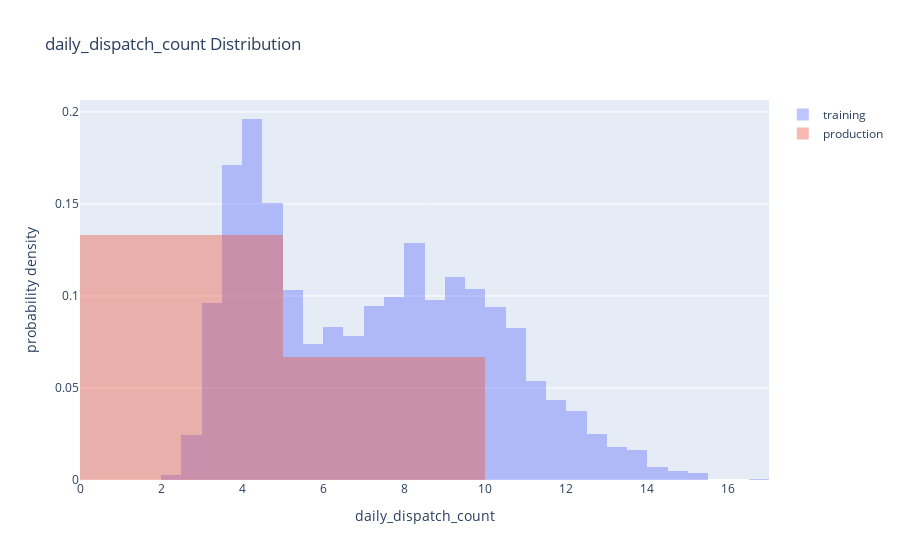
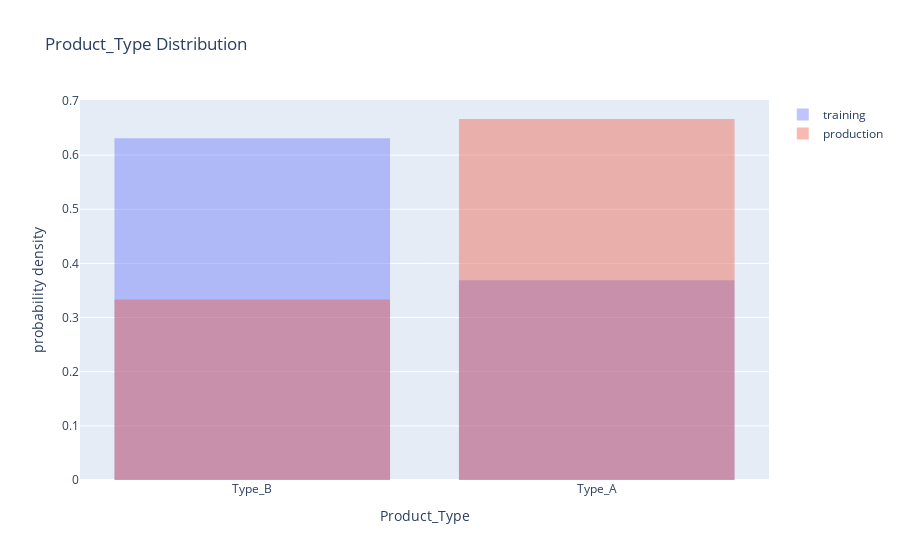
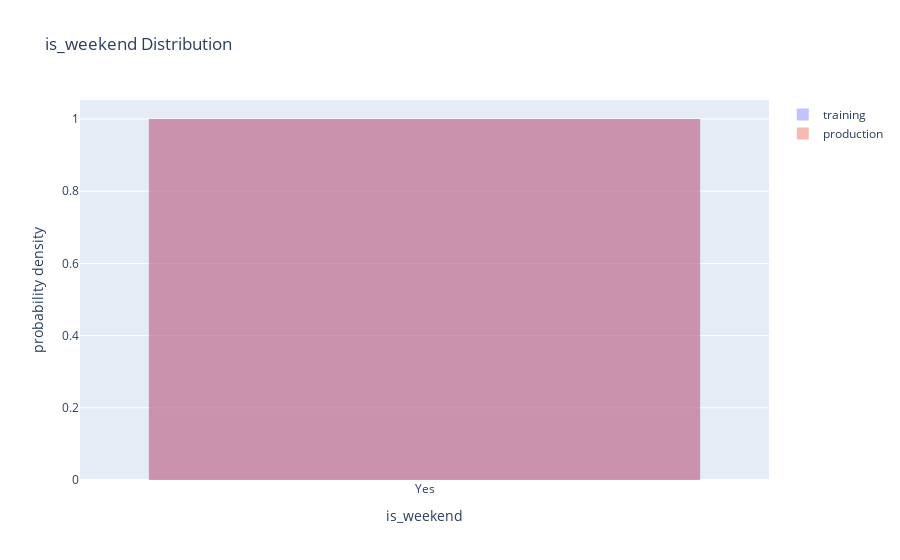
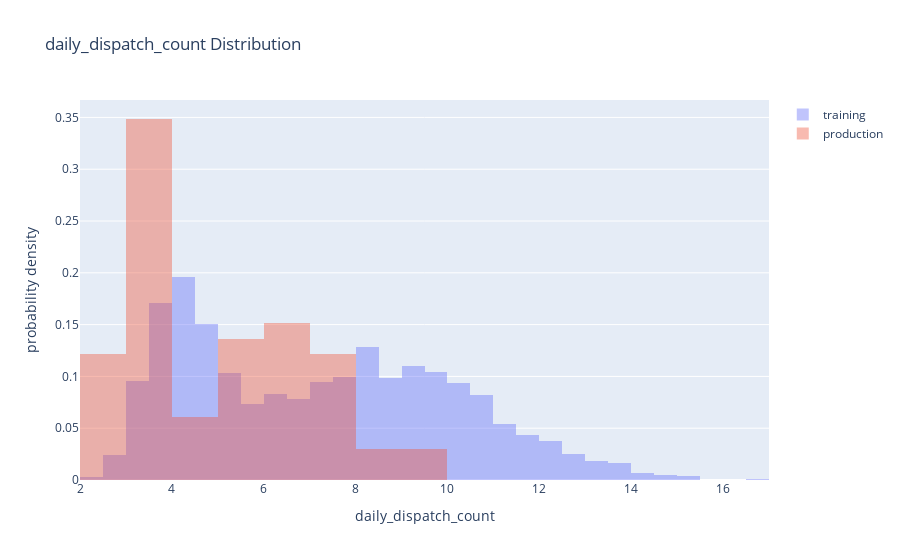

Notebook source saved alongside these figures, in order:
### Code cell
df, preds = simulate_model(serve_df, reg, experiment_name='weekly_ml_monitoring')

### Figure 1 — Plotly figure (JSON) as saved in the notebook; plotly's stock layout.template omitted (floating-point values rounded to 4 significant figures; data arrays with more than 128 entries replaced by an {"elided": "..."} marker saying what was removed)
{"data": [{"histnorm": "probability density", "name": "training", "opacity": 0.4, "type": "histogram", "x": {"elided": "2794 float values"}}, {"histnorm": "probability density", "name": "production", "opacity": 0.4, "type": "histogram", "x": [3.1, 8.1, 3]}], "layout": {"barmode": "overlay", "title": {"text": "daily_dispatch_count Distribution"}, "xaxis": {"title": {"text": "daily_dispatch_count"}}, "yaxis": {"title": {"text": "probability density"}}}}

### Figure 2 — Plotly figure (JSON) as saved in the notebook; plotly's stock layout.template omitted (floating-point values rounded to 4 significant figures; data arrays with more than 128 entries replaced by an {"elided": "..."} marker saying what was removed)
{"data": [{"histnorm": "probability density", "name": "training", "opacity": 0.4, "type": "histogram", "x": {"elided": "2794 str values"}}, {"histnorm": "probability density", "name": "production", "opacity": 0.4, "type": "histogram", "x": ["Type_A", "Type_B", "Type_A"]}], "layout": {"barmode": "overlay", "title": {"text": "Product_Type Distribution"}, "xaxis": {"title": {"text": "Product_Type"}}, "yaxis": {"title": {"text": "probability density"}}}}

### Figure 3 — Plotly figure (JSON) as saved in the notebook; plotly's stock layout.template omitted (floating-point values rounded to 4 significant figures; data arrays with more than 128 entries replaced by an {"elided": "..."} marker saying what was removed)
{"data": [{"histnorm": "probability density", "name": "training", "opacity": 0.4, "type": "histogram", "x": {"elided": "2794 str values"}}, {"histnorm": "probability density", "name": "production", "opacity": 0.4, "type": "histogram", "x": ["Yes", "Yes", "Yes"]}], "layout": {"barmode": "overlay", "title": {"text": "is_weekend Distribution"}, "xaxis": {"title": {"text": "is_weekend"}}, "yaxis": {"title": {"text": "probability density"}}}}

### Figure 4 — Plotly figure (JSON) as saved in the notebook; plotly's stock layout.template omitted (floating-point values rounded to 4 significant figures; data arrays with more than 128 entries replaced by an {"elided": "..."} marker saying what was removed)
{"data": [{"histnorm": "probability density", "name": "training", "opacity": 0.4, "type": "histogram", "x": {"elided": "2794 float values"}}, {"histnorm": "probability density", "name": "production", "opacity": 0.4, "type": "histogram", "x": [5.7, 3, 6.8, 3.8, 7.2, 2.9, 6.2, 3.6, 5.7, 2.9, 8.7, 3.8, 5.8, 3.3, 7.4, 3.8, 6.1, 3.7, 9.2, 3.5, 7.4, 3.4, 6, 3.5, 6, 3.3, 6.6, 3.4, 7.5, 4.4, 7.8, 3.8, 8.1, 3.3, 5, 2.9, 6.3, 3.2, 9.1, 4.2, 7.8, 3.6, 7.7, 3.7, 5.8, 3.7, 4.7, 3.2, 6.7, 2.8, 5.9, 2.6, 5.8, 3.8, 5, 2.6, 6, 2.7, 7.4, 3.3, 5.9, 3.3, 6.3, 2.9, 4.6, 3]}], "layout": {"barmode": "overlay", "title": {"text": "daily_dispatch_count Distribution"}, "xaxis": {"title": {"text": "daily_dispatch_count"}}, "yaxis": {"title": {"text": "probability density"}}}}
